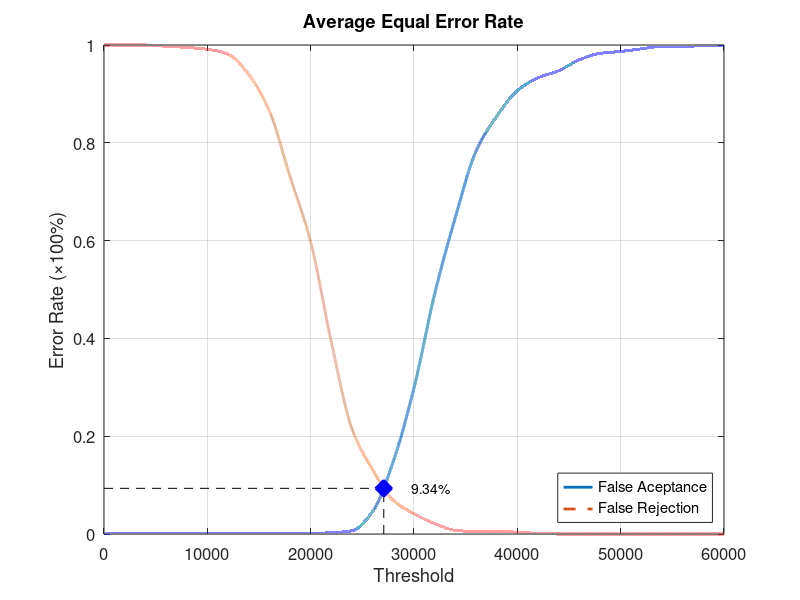
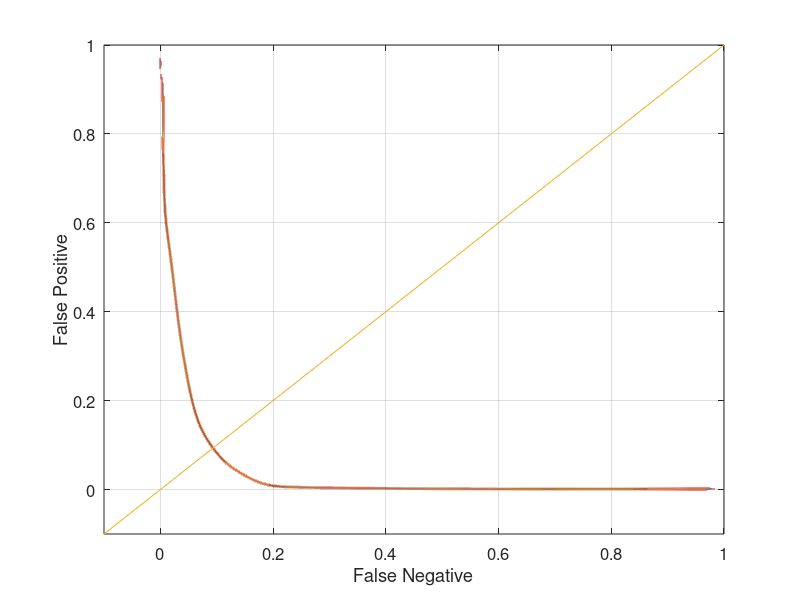

The MATLAB script that drew these images, in order:
function yEER = Experiment4Average
close all;
clear;
clc;
x = 0:2000:60000;
xq = 0:0.5:60000;

y0 = [0 0.00131579 0.00131579 0.00131579 0.00131579 0.00131579 0.00131579 0.00131579 0.00131579 0.00131579 0.00131579 0.00263158 0.00657895 0.0460526 0.148684 0.298684 0.490789 0.647368 0.782895 0.853947 0.906579 0.932895 0.947368 0.969737 0.982895 0.986842 0.992105 0.997368 0.997368 0.998684 1];
yy0 = interp1(x, y0, xq, 'pchip');
y1 = [1 1 1 0.9975 0.995 0.99125 0.98125 0.94 0.865 0.73125 0.5975 0.3925 0.215 0.13125 0.06875 0.04125 0.02125 0.0075 0.005 0.005 0.00375 0.00125 0 0 0 0 0 0 0 0 0];
yy1 = interp1(x, y1, xq, 'pchip');

% Calculating EER: 
y2 = abs(y0 - y1);
find(y2 == min(y2))
yy2 = abs(yy0 - yy1);
xEER = find(yy2 == min(yy2));
xEERIndex = xq(xEER) % X-axis EER
yEER = yy0(xEER) % Y-axis EER

main = figure
plot(xq, yy0,'-','LineWidth', 2);	hold on
plot(xq, yy1,'--','LineWidth', 2);	hold on
plot([xEERIndex xEERIndex], [0 yEER], 'k--');	hold on
plot([0 xEERIndex], [yEER yEER], 'k--');	hold on
plot(xEERIndex, yEER, 'bx', 'LineWidth', 10);	hold on
text(xEERIndex + 10 * xEERIndex / 100, yEER, [num2str(round((10000 * yEER)) / 100) '%'])
legend('False Aceptance', 'False Rejection', 'Location', 'SouthEast')
xlabel('Threshold')
ylabel('Error Rate (\times100%)')
title('Average Equal Error Rate')
set(gca, 'FontSize', 12)
axis([0 60000 0 1])
grid on

print(main, 'Experiment4AverageMain', '-dpng');
FNRxFPR = figure('Color', [1 1 1]);
plot(yy1, yy0, '-', yy1, yy0, 'LineWidth', 2);
hold on
y = -0.1:0.1:1
plot(y, y); 
set(gca, 'FontSize', 12)
xlabel('False Negative')
ylabel('False Positive')
axis([-0.1 1 -0.1 1])
set(gca, 'FontSize', 12)
grid on

print(FNRxFPR, 'Experiment4AverageFNRxFPR','-dpng');
end
